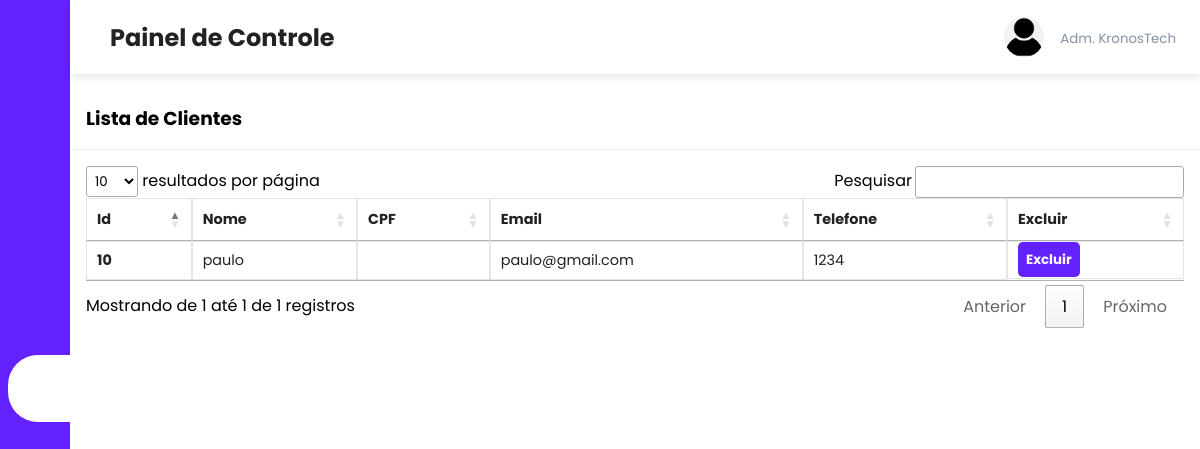
The app's page /admin/clientes.php, older data.
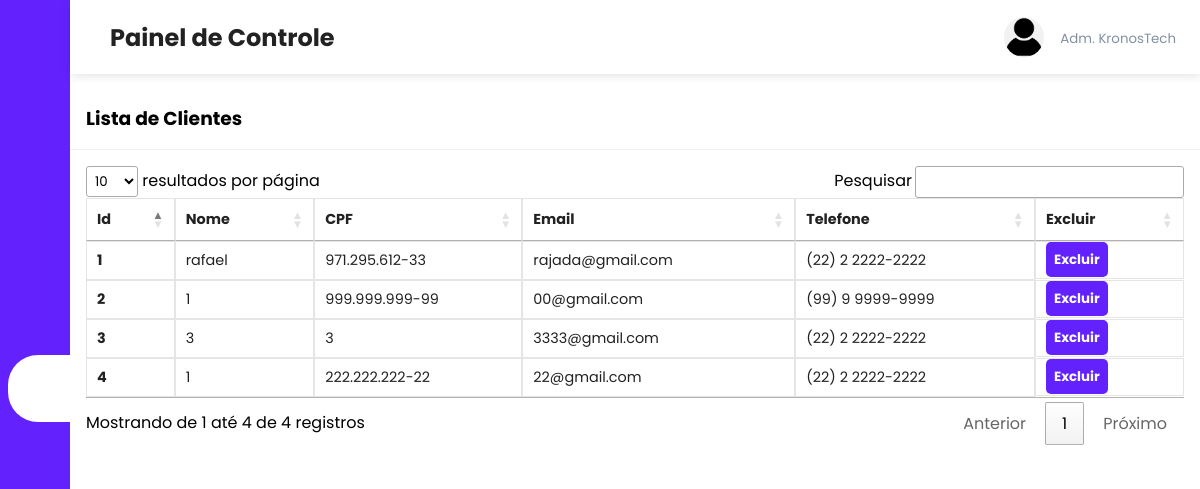
The same page, newer data.
### tables this page shows
CREATE TABLE `users` (
  `user_id` int(11) NOT NULL,
  `user_cpf` varchar(14) NOT NULL,
  `user_name` varchar(108) NOT NULL,
  `user_email` varchar(100) NOT NULL,
  `user_phone` varchar(16) NOT NULL,
  `user_password` varchar(100) NOT NULL
);

### admin/clientes.php (the view, shortened to what this page needs)
<?php include('header.php'); ?>
<?php
include('../server/connection.php');
$stmt2 = $conn->prepare("SELECT * FROM users");
$stmt2->execute();
$users = $stmt2->get_result();
?>
<div class="recent-grid">
    <div class="projects">
        <div class="card">
            <div class="card-header">
                <h3>Lista de Clientes</h3>
            </div>
            <div class="card-body">
            <div class="table-responsive">
                    <table width="100%" class="orders-table" id="tabelaOrdenada">
                        <thead>
                            <tr>
                                <td>Id</td>
                                <td>Nome</td>
                                <td>CPF</td>
                                <td>Email</td>
                                <td>Telefone</td>
                                <td>Excluir</td>
                            </tr>
                        </thead>
                        <tbody>
                            <?php while($user = $users->fetch_assoc()) { ?>
                                <tr>
                                    <td><strong><?php echo $user['user_id']; ?></strong></td>
                                    <td><?php echo $user['user_name']; ?></td>
                                    <td><?php echo $user['user_cpf']; ?></td>
                                    <td><?php echo $user['user_email']; ?></td>
                                    <td><?php echo $user['user_phone']; ?></td>
                                    <td><button><a class="btn btn-primary" href="#" onclick="confirmDelete(<?php echo $user['user_id']; ?>)">Excluir</a></button></td>
                                </tr>
                            <?php } ?>
                        </tbody>
                    </table>
            </div>
        </div>
    </div>
</div>
</body>
</html>

Row changes from the older to the newer data that the page shows:
removed users: user_id "10", user_name "paulo", user_email "paulo@gmail.com", user_phone "1234"
added users: user_id "1", user_name "rafael", user_cpf "971.295.612-33", user_email "rajada@gmail.com", user_phone "(22) 2 2222-2222"
added users: user_id "2", user_name "1", user_cpf "999.999.999-99", user_email "00@gmail.com", user_phone "(99) 9 9999-9999"
added users: user_id "3", user_name "3", user_cpf "3", user_email "3333@gmail.com", user_phone "(22) 2 2222-2222"
added users: user_id "4", user_name "1", user_cpf "222.222.222-22", user_email "22@gmail.com", user_phone "(22) 2 2222-2222"
Text that changed along with them:
text written by a page script: "resultados por página Pesquisar Mostrando de 1 até 1 de 1 registros Anterior 1 Próximo" → "resultados por página Pesquisar Mostrando de 1 até 4 de 4 registros Anterior 1 Próximo"
